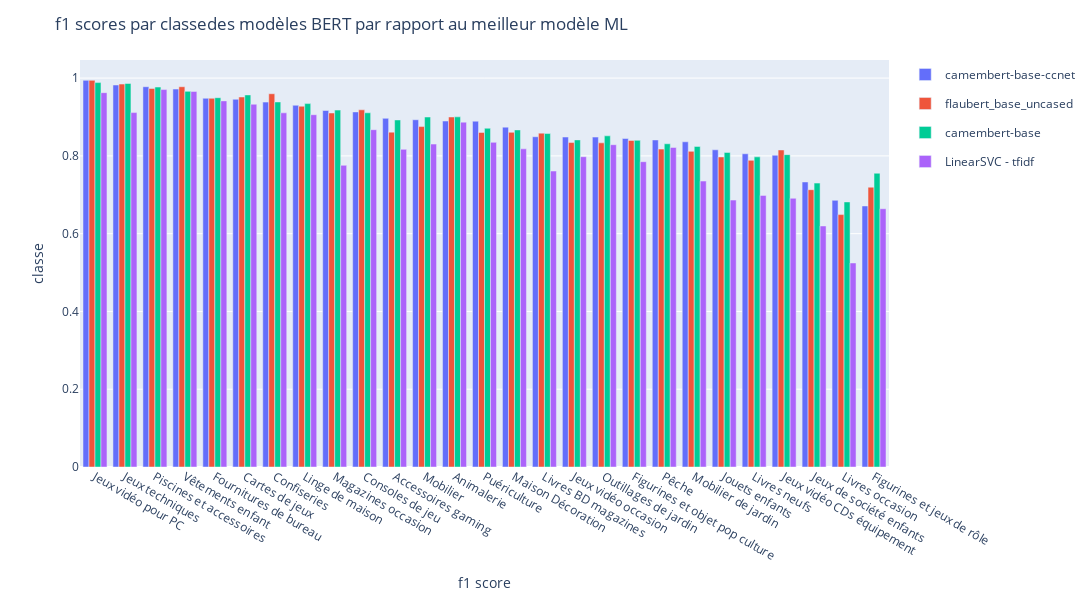

The code cell stored with this chart in its notebook:
### Code cell
res.plot_f1_scores_by_prdtype(
    filter_model=['text/LinearSVC_tfidf', 'text/camembert-base', 'text/camembert-base-ccnet', 'text/flaubert_base_uncased'],
    title="f1 scores par classedes modèles BERT par rapport au meilleur modèle ML")

### Figure 1 — Plotly figure (JSON) as saved in the notebook; plotly's stock layout.template omitted (floating-point values rounded to 4 significant figures)
{"data": [{"alignmentgroup": "True", "hovertemplate": "model=camembert-base-ccnet<br>category=%{x}<br>score_test=%{y}<extra></extra>", "legendgroup": "camembert-base-ccnet", "marker": {"color": "#636efa", "pattern": {"shape": ""}}, "name": "camembert-base-ccnet", "offsetgroup": "camembert-base-ccnet", "orientation": "v", "showlegend": true, "textposition": "auto", "type": "bar", "width": 0.2, "x": ["Jeux vidéo pour PC", "Jeux techniques", "Piscines et accessoires", "Vêtements enfant", "Fournitures de bureau", "Cartes de jeux", "Confiseries", "Linge de maison", "Magazines occasion", "Consoles de jeu", "Accessoires gaming", "Mobilier", "Animalerie", "Puériculture", "Maison Décoration", "Livres BD magazines", "Jeux vidéo occasion", "Outillages de jardin", "Figurines et objet pop culture", "Pêche", "Mobilier de jardin", "Jouets enfants", "Livres neufs", "Jeux vidéo CDs équipement", "Jeux de société enfants", "Livres occasion", "Figurines et jeux de rôle"], "xaxis": "x", "y": [0.9942, 0.9823, 0.9778, 0.9718, 0.9481, 0.9455, 0.9383, 0.9302, 0.9167, 0.913, 0.8966, 0.8929, 0.8896, 0.8892, 0.8739, 0.8492, 0.8485, 0.8483, 0.8447, 0.8409, 0.8362, 0.8156, 0.8054, 0.8016, 0.7329, 0.6857, 0.6712], "yaxis": "y"}, {"alignmentgroup": "True", "hovertemplate": "model=flaubert_base_uncased<br>category=%{x}<br>score_test=%{y}<extra></extra>", "legendgroup": "flaubert_base_uncased", "marker": {"color": "#EF553B", "pattern": {"shape": ""}}, "name": "flaubert_base_uncased", "offsetgroup": "flaubert_base_uncased", "orientation": "v", "showlegend": true, "textposition": "auto", "type": "bar", "width": 0.2, "x": ["Jeux vidéo pour PC", "Jeux techniques", "Vêtements enfant", "Piscines et accessoires", "Confiseries", "Cartes de jeux", "Fournitures de bureau", "Linge de maison", "Consoles de jeu", "Magazines occasion", "Animalerie", "Mobilier", "Accessoires gaming", "Maison Décoration", "Puériculture", "Livres BD magazines", "Figurines et objet pop culture", "Jeux vidéo occasion", "Outillages de jardin", "Pêche", "Jeux vidéo CDs équipement", "Mobilier de jardin", "Jouets enfants", "Livres neufs", "Figurines et jeux de rôle", "Jeux de société enfants", "Livres occasion"], "xaxis": "x", "y": [0.9942, 0.9846, 0.9778, 0.9734, 0.9598, 0.9514, 0.9481, 0.9277, 0.9184, 0.9103, 0.9, 0.8754, 0.8611, 0.8606, 0.8603, 0.8585, 0.8397, 0.8342, 0.8335, 0.8175, 0.8152, 0.8117, 0.7972, 0.7885, 0.7195, 0.7131, 0.6491], "yaxis": "y"}, {"alignmentgroup": "True", "hovertemplate": "model=camembert-base<br>category=%{x}<br>score_test=%{y}<extra></extra>", "legendgroup": "camembert-base", "marker": {"color": "#00cc96", "pattern": {"shape": ""}}, "name": "camembert-base", "offsetgroup": "camembert-base", "orientation": "v", "showlegend": true, "textposition": "auto", "type": "bar", "width": 0.2, "x": ["Jeux vidéo pour PC", "Jeux techniques", "Piscines et accessoires", "Vêtements enfant", "Cartes de jeux", "Fournitures de bureau", "Confiseries", "Linge de maison", "Magazines occasion", "Consoles de jeu", "Animalerie", "Mobilier", "Accessoires gaming", "Puériculture", "Maison Décoration", "Livres BD magazines", "Outillages de jardin", "Jeux vidéo occasion", "Figurines et objet pop culture", "Pêche", "Mobilier de jardin", "Jouets enfants", "Jeux vidéo CDs équipement", "Livres neufs", "Figurines et jeux de rôle", "Jeux de société enfants", "Livres occasion"], "xaxis": "x", "y": [0.9884, 0.9861, 0.9769, 0.9659, 0.9567, 0.9496, 0.9387, 0.9344, 0.9177, 0.9108, 0.9003, 0.8999, 0.8924, 0.871, 0.8668, 0.8574, 0.8516, 0.8412, 0.8401, 0.8311, 0.8244, 0.8089, 0.8032, 0.7975, 0.7554, 0.73, 0.6816], "yaxis": "y"}, {"alignmentgroup": "True", "hovertemplate": "model=LinearSVC - tfidf<br>category=%{x}<br>score_test=%{y}<extra></extra>", "legendgroup": "LinearSVC - tfidf", "marker": {"color": "#ab63fa", "pattern": {"shape": ""}}, "name": "LinearSVC - tfidf", "offsetgroup": "LinearSVC - tfidf", "orientation": "v", "showlegend": true, "textposition": "auto", "type": "bar", "width": 0.2, "x": ["Piscines et accessoires", "Vêtements enfant", "Jeux vidéo pour PC", "Fournitures de bureau", "Cartes de jeux", "Jeux techniques", "Confiseries", "Linge de maison", "Animalerie", "Consoles de jeu", "Puériculture", "Mobilier", "Outillages de jardin", "Pêche", "Maison Décoration", "Accessoires gaming", "Jeux vidéo occasion", "Figurines et objet pop culture", "Magazines occasion", "Livres BD magazines", "Mobilier de jardin", "Livres neufs", "Jeux vidéo CDs équipement", "Jouets enfants", "Figurines et jeux de rôle", "Jeux de société enfants", "Livres occasion"], "xaxis": "x", "y": [0.9705, 0.9657, 0.9625, 0.9414, 0.9328, 0.9113, 0.9107, 0.9059, 0.8868, 0.8673, 0.8348, 0.8303, 0.8288, 0.8216, 0.8181, 0.8167, 0.7979, 0.785, 0.7758, 0.761, 0.7352, 0.6984, 0.6909, 0.6863, 0.6641, 0.6198, 0.5246], "yaxis": "y"}], "layout": {"barmode": "group", "height": 600, "legend": {}, "margin": {"t": 60}, "title": {"text": "f1 scores par classedes modèles BERT par rapport au meilleur modèle ML"}, "width": 1200, "xaxis": {"anchor": "y", "domain": [0, 1], "title": {"text": "f1 score"}}, "yaxis": {"anchor": "x", "domain": [0, 1], "title": {"text": "classe"}}}}
